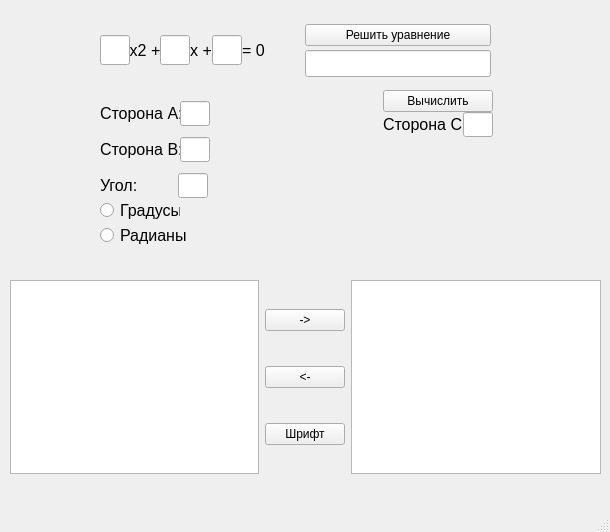
<?xml version="1.0" encoding="UTF-8"?>
<ui version="4.0">
 <class>MainWindow</class>
 <widget class="QMainWindow" name="MainWindow">
  <property name="geometry">
   <rect>
    <x>0</x>
    <y>0</y>
    <width>610</width>
    <height>532</height>
   </rect>
  </property>
  <property name="windowTitle">
   <string>MainWindow</string>
  </property>
  <widget class="QWidget" name="centralwidget">
   <widget class="QWidget" name="layoutWidget">
    <property name="geometry">
     <rect>
      <x>100</x>
      <y>20</y>
      <width>391</width>
      <height>61</height>
     </rect>
    </property>
    <layout class="QHBoxLayout" name="horizontalLayout_2">
     <property name="spacing">
      <number>0</number>
     </property>
     <item>
      <layout class="QHBoxLayout" name="horizontalLayout">
       <property name="spacing">
        <number>0</number>
       </property>
       <item>
        <widget class="QLineEdit" name="l_a">
         <property name="sizePolicy">
          <sizepolicy hsizetype="Fixed" vsizetype="Fixed">
           <horstretch>0</horstretch>
           <verstretch>0</verstretch>
          </sizepolicy>
         </property>
         <property name="maximumSize">
          <size>
           <width>30</width>
           <height>30</height>
          </size>
         </property>
         <property name="font">
          <font>
           <pointsize>12</pointsize>
          </font>
         </property>
         <property name="layoutDirection">
          <enum>Qt::LeftToRight</enum>
         </property>
         <property name="alignment">
          <set>Qt::AlignCenter</set>
         </property>
        </widget>
       </item>
       <item>
        <widget class="QLabel" name="label">
         <property name="sizePolicy">
          <sizepolicy hsizetype="Fixed" vsizetype="Fixed">
           <horstretch>0</horstretch>
           <verstretch>0</verstretch>
          </sizepolicy>
         </property>
         <property name="maximumSize">
          <size>
           <width>30</width>
           <height>30</height>
          </size>
         </property>
         <property name="font">
          <font>
           <pointsize>12</pointsize>
          </font>
         </property>
         <property name="text">
          <string>x2 +</string>
         </property>
         <property name="alignment">
          <set>Qt::AlignCenter</set>
         </property>
         <property name="wordWrap">
          <bool>false</bool>
         </property>
        </widget>
       </item>
       <item>
        <widget class="QLineEdit" name="l_b">
         <property name="sizePolicy">
          <sizepolicy hsizetype="Fixed" vsizetype="Fixed">
           <horstretch>0</horstretch>
           <verstretch>0</verstretch>
          </sizepolicy>
         </property>
         <property name="maximumSize">
          <size>
           <width>30</width>
           <height>30</height>
          </size>
         </property>
         <property name="font">
          <font>
           <pointsize>12</pointsize>
          </font>
         </property>
         <property name="alignment">
          <set>Qt::AlignCenter</set>
         </property>
        </widget>
       </item>
       <item>
        <widget class="QLabel" name="label_2">
         <property name="sizePolicy">
          <sizepolicy hsizetype="Preferred" vsizetype="Preferred">
           <horstretch>0</horstretch>
           <verstretch>0</verstretch>
          </sizepolicy>
         </property>
         <property name="maximumSize">
          <size>
           <width>30</width>
           <height>30</height>
          </size>
         </property>
         <property name="font">
          <font>
           <pointsize>12</pointsize>
           <underline>false</underline>
           <strikeout>false</strikeout>
           <kerning>true</kerning>
          </font>
         </property>
         <property name="text">
          <string>x +</string>
         </property>
         <property name="alignment">
          <set>Qt::AlignCenter</set>
         </property>
        </widget>
       </item>
       <item>
        <widget class="QLineEdit" name="l_c">
         <property name="sizePolicy">
          <sizepolicy hsizetype="Fixed" vsizetype="Fixed">
           <horstretch>0</horstretch>
           <verstretch>0</verstretch>
          </sizepolicy>
         </property>
         <property name="maximumSize">
          <size>
           <width>30</width>
           <height>30</height>
          </size>
         </property>
         <property name="font">
          <font>
           <pointsize>12</pointsize>
          </font>
         </property>
         <property name="alignment">
          <set>Qt::AlignCenter</set>
         </property>
        </widget>
       </item>
       <item>
        <widget class="QLabel" name="label_3">
         <property name="maximumSize">
          <size>
           <width>30</width>
           <height>30</height>
          </size>
         </property>
         <property name="font">
          <font>
           <pointsize>12</pointsize>
          </font>
         </property>
         <property name="text">
          <string>= 0</string>
         </property>
         <property name="alignment">
          <set>Qt::AlignCenter</set>
         </property>
        </widget>
       </item>
       <item>
        <spacer name="horizontalSpacer">
         <property name="orientation">
          <enum>Qt::Horizontal</enum>
         </property>
         <property name="sizeHint" stdset="0">
          <size>
           <width>40</width>
           <height>20</height>
          </size>
         </property>
        </spacer>
       </item>
      </layout>
     </item>
     <item>
      <layout class="QVBoxLayout" name="verticalLayout">
       <property name="spacing">
        <number>0</number>
       </property>
       <item>
        <widget class="QPushButton" name="btn_solve">
         <property name="font">
          <font>
           <pointsize>9</pointsize>
          </font>
         </property>
         <property name="text">
          <string>Решить уравнение</string>
         </property>
        </widget>
       </item>
       <item>
        <widget class="QLineEdit" name="l_answer">
         <property name="font">
          <font>
           <pointsize>12</pointsize>
          </font>
         </property>
         <property name="readOnly">
          <bool>true</bool>
         </property>
        </widget>
       </item>
      </layout>
     </item>
    </layout>
   </widget>
   <widget class="QWidget" name="layoutWidget">
    <property name="geometry">
     <rect>
      <x>100</x>
      <y>90</y>
      <width>393</width>
      <height>169</height>
     </rect>
    </property>
    <layout class="QHBoxLayout" name="horizontalLayout_7">
     <property name="spacing">
      <number>0</number>
     </property>
     <item>
      <layout class="QVBoxLayout" name="verticalLayout_2">
       <item>
        <layout class="QHBoxLayout" name="horizontalLayout_3">
         <property name="spacing">
          <number>0</number>
         </property>
         <property name="sizeConstraint">
          <enum>QLayout::SetDefaultConstraint</enum>
         </property>
         <item>
          <widget class="QLabel" name="label_sideA">
           <property name="sizePolicy">
            <sizepolicy hsizetype="Fixed" vsizetype="Preferred">
             <horstretch>0</horstretch>
             <verstretch>0</verstretch>
            </sizepolicy>
           </property>
           <property name="minimumSize">
            <size>
             <width>80</width>
             <height>25</height>
            </size>
           </property>
           <property name="maximumSize">
            <size>
             <width>80</width>
             <height>25</height>
            </size>
           </property>
           <property name="font">
            <font>
             <pointsize>12</pointsize>
            </font>
           </property>
           <property name="text">
            <string>Сторона A:</string>
           </property>
          </widget>
         </item>
         <item>
          <widget class="QLineEdit" name="l_sideA">
           <property name="sizePolicy">
            <sizepolicy hsizetype="Fixed" vsizetype="Fixed">
             <horstretch>0</horstretch>
             <verstretch>0</verstretch>
            </sizepolicy>
           </property>
           <property name="minimumSize">
            <size>
             <width>30</width>
             <height>25</height>
            </size>
           </property>
           <property name="maximumSize">
            <size>
             <width>30</width>
             <height>25</height>
            </size>
           </property>
          </widget>
         </item>
         <item>
          <spacer name="horizontalSpacer_2">
           <property name="orientation">
            <enum>Qt::Horizontal</enum>
           </property>
           <property name="sizeHint" stdset="0">
            <size>
             <width>40</width>
             <height>20</height>
            </size>
           </property>
          </spacer>
         </item>
        </layout>
       </item>
       <item>
        <layout class="QHBoxLayout" name="horizontalLayout_4">
         <property name="spacing">
          <number>0</number>
         </property>
         <item>
          <widget class="QLabel" name="label_sideB">
           <property name="sizePolicy">
            <sizepolicy hsizetype="Fixed" vsizetype="Fixed">
             <horstretch>0</horstretch>
             <verstretch>0</verstretch>
            </sizepolicy>
           </property>
           <property name="minimumSize">
            <size>
             <width>80</width>
             <height>25</height>
            </size>
           </property>
           <property name="maximumSize">
            <size>
             <width>80</width>
             <height>25</height>
            </size>
           </property>
           <property name="font">
            <font>
             <pointsize>12</pointsize>
            </font>
           </property>
           <property name="text">
            <string>Сторона B:</string>
           </property>
          </widget>
         </item>
         <item>
          <widget class="QLineEdit" name="l_sideB">
           <property name="sizePolicy">
            <sizepolicy hsizetype="Fixed" vsizetype="Fixed">
             <horstretch>0</horstretch>
             <verstretch>0</verstretch>
            </sizepolicy>
           </property>
           <property name="minimumSize">
            <size>
             <width>30</width>
             <height>25</height>
            </size>
           </property>
           <property name="maximumSize">
            <size>
             <width>30</width>
             <height>25</height>
            </size>
           </property>
          </widget>
         </item>
         <item>
          <spacer name="horizontalSpacer_3">
           <property name="orientation">
            <enum>Qt::Horizontal</enum>
           </property>
           <property name="sizeHint" stdset="0">
            <size>
             <width>40</width>
             <height>20</height>
            </size>
           </property>
          </spacer>
         </item>
        </layout>
       </item>
       <item>
        <layout class="QHBoxLayout" name="horizontalLayout_5">
         <property name="spacing">
          <number>0</number>
         </property>
         <item>
          <layout class="QVBoxLayout" name="verticalLayout_4">
           <item>
            <layout class="QHBoxLayout" name="horizontalLayout_8">
             <property name="spacing">
              <number>3</number>
             </property>
             <item>
              <widget class="QLabel" name="label_corner">
               <property name="sizePolicy">
                <sizepolicy hsizetype="Fixed" vsizetype="Preferred">
                 <horstretch>0</horstretch>
                 <verstretch>0</verstretch>
                </sizepolicy>
               </property>
               <property name="minimumSize">
                <size>
                 <width>75</width>
                 <height>25</height>
                </size>
               </property>
               <property name="maximumSize">
                <size>
                 <width>75</width>
                 <height>25</height>
                </size>
               </property>
               <property name="font">
                <font>
                 <pointsize>12</pointsize>
                </font>
               </property>
               <property name="text">
                <string>Угол:</string>
               </property>
              </widget>
             </item>
             <item>
              <widget class="QLineEdit" name="l_corner">
               <property name="sizePolicy">
                <sizepolicy hsizetype="Fixed" vsizetype="Fixed">
                 <horstretch>0</horstretch>
                 <verstretch>0</verstretch>
                </sizepolicy>
               </property>
               <property name="minimumSize">
                <size>
                 <width>30</width>
                 <height>25</height>
                </size>
               </property>
               <property name="maximumSize">
                <size>
                 <width>30</width>
                 <height>25</height>
                </size>
               </property>
              </widget>
             </item>
             <item>
              <spacer name="horizontalSpacer_4">
               <property name="orientation">
                <enum>Qt::Horizontal</enum>
               </property>
               <property name="sizeHint" stdset="0">
                <size>
                 <width>40</width>
                 <height>20</height>
                </size>
               </property>
              </spacer>
             </item>
            </layout>
           </item>
           <item>
            <widget class="QRadioButton" name="degreesRradioButton">
             <property name="sizePolicy">
              <sizepolicy hsizetype="Fixed" vsizetype="Fixed">
               <horstretch>0</horstretch>
               <verstretch>0</verstretch>
              </sizepolicy>
             </property>
             <property name="maximumSize">
              <size>
               <width>80</width>
               <height>25</height>
              </size>
             </property>
             <property name="font">
              <font>
               <pointsize>12</pointsize>
              </font>
             </property>
             <property name="text">
              <string>Градусы</string>
             </property>
            </widget>
           </item>
           <item>
            <widget class="QRadioButton" name="radiansRadioButton">
             <property name="sizePolicy">
              <sizepolicy hsizetype="Fixed" vsizetype="Fixed">
               <horstretch>0</horstretch>
               <verstretch>0</verstretch>
              </sizepolicy>
             </property>
             <property name="font">
              <font>
               <pointsize>12</pointsize>
              </font>
             </property>
             <property name="text">
              <string>Радианы</string>
             </property>
            </widget>
           </item>
          </layout>
         </item>
        </layout>
       </item>
      </layout>
     </item>
     <item>
      <layout class="QVBoxLayout" name="verticalLayout_3">
       <item>
        <widget class="QPushButton" name="btn_findC">
         <property name="font">
          <font>
           <pointsize>9</pointsize>
          </font>
         </property>
         <property name="text">
          <string>Вычислить</string>
         </property>
        </widget>
       </item>
       <item>
        <layout class="QHBoxLayout" name="horizontalLayout_6">
         <item>
          <widget class="QLabel" name="label_sideC">
           <property name="sizePolicy">
            <sizepolicy hsizetype="Fixed" vsizetype="Fixed">
             <horstretch>0</horstretch>
             <verstretch>0</verstretch>
            </sizepolicy>
           </property>
           <property name="minimumSize">
            <size>
             <width>80</width>
             <height>25</height>
            </size>
           </property>
           <property name="maximumSize">
            <size>
             <width>80</width>
             <height>25</height>
            </size>
           </property>
           <property name="font">
            <font>
             <pointsize>12</pointsize>
            </font>
           </property>
           <property name="text">
            <string>Сторона С:</string>
           </property>
          </widget>
         </item>
         <item>
          <widget class="QLineEdit" name="l_sideC">
           <property name="sizePolicy">
            <sizepolicy hsizetype="Fixed" vsizetype="Fixed">
             <horstretch>0</horstretch>
             <verstretch>0</verstretch>
            </sizepolicy>
           </property>
           <property name="minimumSize">
            <size>
             <width>30</width>
             <height>25</height>
            </size>
           </property>
           <property name="maximumSize">
            <size>
             <width>30</width>
             <height>25</height>
            </size>
           </property>
          </widget>
         </item>
        </layout>
       </item>
       <item>
        <spacer name="verticalSpacer">
         <property name="orientation">
          <enum>Qt::Vertical</enum>
         </property>
         <property name="sizeHint" stdset="0">
          <size>
           <width>20</width>
           <height>40</height>
          </size>
         </property>
        </spacer>
       </item>
      </layout>
     </item>
    </layout>
   </widget>
   <widget class="QWidget" name="">
    <property name="geometry">
     <rect>
      <x>10</x>
      <y>280</y>
      <width>591</width>
      <height>194</height>
     </rect>
    </property>
    <layout class="QHBoxLayout" name="horizontalLayout_9">
     <item>
      <widget class="QPlainTextEdit" name="firstTextEdit"/>
     </item>
     <item>
      <layout class="QVBoxLayout" name="verticalLayout_5">
       <item>
        <widget class="QPushButton" name="changeTextBtn">
         <property name="text">
          <string>-&gt;</string>
         </property>
        </widget>
       </item>
       <item>
        <widget class="QPushButton" name="fromSecondtoFirstBtn">
         <property name="text">
          <string>&lt;-</string>
         </property>
        </widget>
       </item>
       <item>
        <widget class="QPushButton" name="setHtmlBtn">
         <property name="text">
          <string>Шрифт</string>
         </property>
        </widget>
       </item>
      </layout>
     </item>
     <item>
      <widget class="QPlainTextEdit" name="secondTextEdit"/>
     </item>
    </layout>
   </widget>
  </widget>
  <widget class="QMenuBar" name="menubar">
   <property name="geometry">
    <rect>
     <x>0</x>
     <y>0</y>
     <width>610</width>
     <height>21</height>
    </rect>
   </property>
  </widget>
  <widget class="QStatusBar" name="statusbar"/>
 </widget>
 <resources/>
 <connections/>
</ui>
